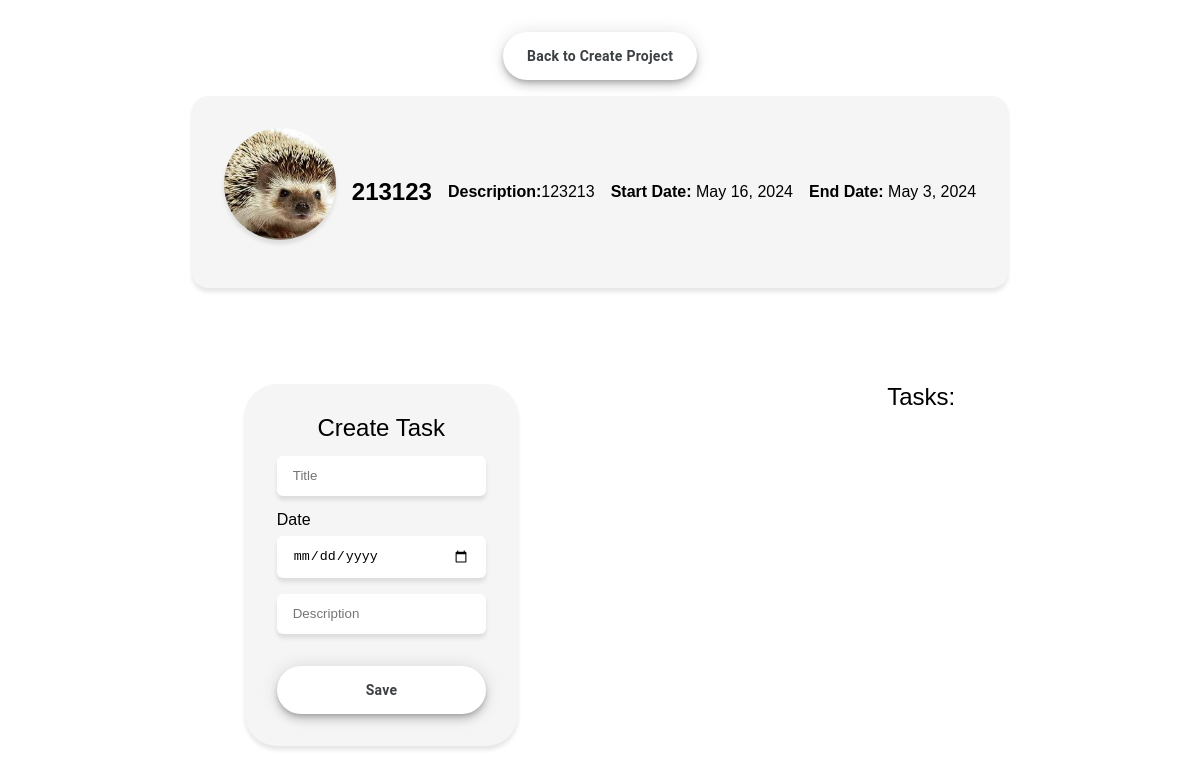
The app's page /project/3/ with its own data.
### www/models.py (models this page shows, shortened)
class Project(models.Model):
    title = models.CharField(max_length=50)
    description = models.TextField(max_length=100)
    start_date = models.DateField()
    end_date = models.DateField()
    photo = models.ImageField(upload_to='images')

### www/views.py (the view)
# urls.py: path('project/<int:project_id>/', views.project_detail, name='project_detail'),
def project_detail(request, project_id):
    project = get_object_or_404(Project, id=project_id)
    task_list = Task.objects.filter(project=project)
    if request.method == 'POST':
        form = TaskForm(request.POST)
        if form.is_valid():
            task = form.save(commit=False)
            task.project = project
            task.save()
            return redirect('project_detail', project_id=project.id)
    else:
        form = TaskForm()
    return render(request, 'www/project_detail.html', {'task_form': form, 'project': project, 'task_list': task_list})

### www/forms.py
class TaskForm(forms.ModelForm):
    title = forms.CharField(max_length=50, widget=forms.TextInput(attrs={'placeholder': 'Title'}))
    description = forms.CharField(max_length=100, widget=forms.TextInput(attrs={'placeholder': 'Description'}))
    date = forms.DateField(widget=forms.DateInput(attrs={'type': 'date', 'placeholder': 'Date'}))
    class Meta:
        model = Task
        fields = ['title', 'description', 'date']

### www/templates/www/project_detail.html (shortened to what this page needs)
<!DOCTYPE html>
<html lang="en">
<head>
    {% load static %}
    <link rel="stylesheet" href="{% static 'project_detail.css' %}">
    <link rel="stylesheet" href="{% static 'reset.css' %}">
</head>
<body>
    <header class="header">
        <div class="container">
        <a href="{%url 'index' %}"><button>Back to Create Project</button></a>
        </div>
    </header>
    <section class="project_detail">
        <div class="container">
            <div class="project">
                <img class="photo" src="{{ project.photo.url }}" alt="{{ project.title }}" width="100">
                <h2>{{ project.title }}</h2>
                <p><span>Description:</span>{{ project.description }}</p>
                <p><span>Start Date:</span> {{ project.start_date }}</p>
                <p><span>End Date:</span> {{ project.end_date }}</p>
            </div>
        </div>
    </section>
    <section class="tasks_section">
        <div class="container">
            <form class="task_form" method="post" enctype="multipart/form-data">
                <h2>Create Task</h2>
                {{ task_form.title }}
                <label>Date</label>
                {{ task_form.date }}
                {{ task_form.description }}
                <button type="submit">Save</button>
            </form>
            <div class="tasks">
                <h2>Tasks:</h2>
                <div class="tasks_list">
                </div>
            </div>
        </div>
    </section>
</body>
</html>

### static/project_detail.css (style rules this page uses)
.header { display: flex; justify-content: center; align-items: center; }
.project_detail { display: flex; justify-content: center; align-items: center; }
.project { display: flex; align-items: center; text-decoration: none; color : #000; background-color: #f5f5f5; border-radius: 1rem; padding: 2rem; margin: 1rem 0; box-shadow: 0px 4px 4px rgba(0, 0, 0, 0.1); }
.project > h2 { text-align: center; font-weight: bold; margin-left: 1rem; font-size: 1.5rem; }
.project > p { margin-left: 1rem; }
.photo { width: 7rem; height: 7rem; border-radius: 50%; object-fit: cover; margin-bottom:1rem ; box-shadow: 0px 4px 4px rgba(0, 0, 0, 0.1); align-self: center; }
.tasks_section { display: flex; justify-content: center; padding: 5rem 0; }
.tasks_section > .container { justify-content: space-around; }
.task_form { padding: 2rem; background-color: #f5f5f5; border-radius: 2rem; box-shadow: 0px 4px 4px rgba(0, 0, 0, 0.1); }
.task_form > h2 { font-size: 1.5rem; text-align: center; }
.tasks > h2 { font-size: 1.5rem; }
.tasks_list { height: 40vh; overflow: auto; margin-top: 1rem; }

### records on screen
Project: photo (picture), title "213123", description "123213", start_date "May 16, 2024", end_date "May 3, 2024"
